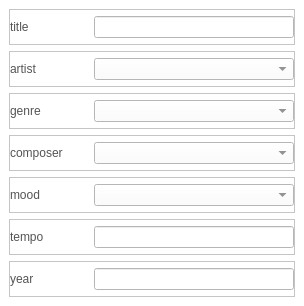
<?xml version="1.0" encoding="UTF-8"?>
<ui version="4.0">
 <class>CDRipTrackInfo</class>
 <widget class="QWidget" name="CDRipTrackInfo">
  <property name="geometry">
   <rect>
    <x>0</x>
    <y>0</y>
    <width>304</width>
    <height>306</height>
   </rect>
  </property>
  <property name="windowTitle">
   <string>Form</string>
  </property>
  <property name="styleSheet">
   <string notr="true">QLabel
{
	color: rgb(84, 84, 84);
	font: 14pt &quot;Segoe UI&quot;;
}
QComboBox
{
	color: rgb(84, 84, 84);
	font: 14pt &quot;Segoe UI&quot;;
}
QLineEdit
{
	color: rgb(84, 84, 84);
	font: 14pt &quot;Segoe UI&quot;;
}
QWidget
{
	background-color: rgb(255, 255, 255);
}</string>
  </property>
  <layout class="QVBoxLayout" name="verticalLayout">
   <property name="spacing">
    <number>6</number>
   </property>
   <property name="leftMargin">
    <number>9</number>
   </property>
   <property name="topMargin">
    <number>9</number>
   </property>
   <property name="rightMargin">
    <number>9</number>
   </property>
   <property name="bottomMargin">
    <number>9</number>
   </property>
   <item>
    <widget class="QFrame" name="frame">
     <property name="frameShape">
      <enum>QFrame::StyledPanel</enum>
     </property>
     <property name="frameShadow">
      <enum>QFrame::Raised</enum>
     </property>
     <layout class="QHBoxLayout" name="horizontalLayout">
      <property name="spacing">
       <number>0</number>
      </property>
      <property name="leftMargin">
       <number>0</number>
      </property>
      <property name="topMargin">
       <number>0</number>
      </property>
      <property name="rightMargin">
       <number>0</number>
      </property>
      <property name="bottomMargin">
       <number>0</number>
      </property>
      <item>
       <widget class="QLabel" name="label">
        <property name="text">
         <string>title</string>
        </property>
       </widget>
      </item>
      <item>
       <widget class="QLineEdit" name="lineEditTitle">
        <property name="minimumSize">
         <size>
          <width>200</width>
          <height>0</height>
         </size>
        </property>
        <property name="maximumSize">
         <size>
          <width>200</width>
          <height>16777215</height>
         </size>
        </property>
       </widget>
      </item>
     </layout>
    </widget>
   </item>
   <item>
    <widget class="QFrame" name="frame_2">
     <property name="frameShape">
      <enum>QFrame::StyledPanel</enum>
     </property>
     <property name="frameShadow">
      <enum>QFrame::Raised</enum>
     </property>
     <layout class="QHBoxLayout" name="horizontalLayout_2">
      <property name="spacing">
       <number>0</number>
      </property>
      <property name="leftMargin">
       <number>0</number>
      </property>
      <property name="topMargin">
       <number>0</number>
      </property>
      <property name="rightMargin">
       <number>0</number>
      </property>
      <property name="bottomMargin">
       <number>0</number>
      </property>
      <item>
       <widget class="QLabel" name="label_2">
        <property name="text">
         <string>artist</string>
        </property>
       </widget>
      </item>
      <item>
       <widget class="QComboBox" name="cbArtist">
        <property name="minimumSize">
         <size>
          <width>200</width>
          <height>0</height>
         </size>
        </property>
        <property name="maximumSize">
         <size>
          <width>200</width>
          <height>16777215</height>
         </size>
        </property>
       </widget>
      </item>
     </layout>
    </widget>
   </item>
   <item>
    <widget class="QFrame" name="frame_3">
     <property name="frameShape">
      <enum>QFrame::StyledPanel</enum>
     </property>
     <property name="frameShadow">
      <enum>QFrame::Raised</enum>
     </property>
     <layout class="QHBoxLayout" name="horizontalLayout_3">
      <property name="spacing">
       <number>0</number>
      </property>
      <property name="leftMargin">
       <number>0</number>
      </property>
      <property name="topMargin">
       <number>0</number>
      </property>
      <property name="rightMargin">
       <number>0</number>
      </property>
      <property name="bottomMargin">
       <number>0</number>
      </property>
      <item>
       <widget class="QLabel" name="label_3">
        <property name="text">
         <string>genre</string>
        </property>
       </widget>
      </item>
      <item>
       <widget class="QComboBox" name="cbGenre">
        <property name="minimumSize">
         <size>
          <width>200</width>
          <height>0</height>
         </size>
        </property>
        <property name="maximumSize">
         <size>
          <width>200</width>
          <height>16777215</height>
         </size>
        </property>
       </widget>
      </item>
     </layout>
    </widget>
   </item>
   <item>
    <widget class="QFrame" name="frame_4">
     <property name="frameShape">
      <enum>QFrame::StyledPanel</enum>
     </property>
     <property name="frameShadow">
      <enum>QFrame::Raised</enum>
     </property>
     <layout class="QHBoxLayout" name="horizontalLayout_4">
      <property name="spacing">
       <number>0</number>
      </property>
      <property name="leftMargin">
       <number>0</number>
      </property>
      <property name="topMargin">
       <number>0</number>
      </property>
      <property name="rightMargin">
       <number>0</number>
      </property>
      <property name="bottomMargin">
       <number>0</number>
      </property>
      <item>
       <widget class="QLabel" name="label_4">
        <property name="text">
         <string>composer</string>
        </property>
       </widget>
      </item>
      <item>
       <widget class="QComboBox" name="cbComposer">
        <property name="minimumSize">
         <size>
          <width>200</width>
          <height>0</height>
         </size>
        </property>
        <property name="maximumSize">
         <size>
          <width>200</width>
          <height>16777215</height>
         </size>
        </property>
       </widget>
      </item>
     </layout>
    </widget>
   </item>
   <item>
    <widget class="QFrame" name="frame_5">
     <property name="frameShape">
      <enum>QFrame::StyledPanel</enum>
     </property>
     <property name="frameShadow">
      <enum>QFrame::Raised</enum>
     </property>
     <layout class="QHBoxLayout" name="horizontalLayout_5">
      <property name="spacing">
       <number>0</number>
      </property>
      <property name="leftMargin">
       <number>0</number>
      </property>
      <property name="topMargin">
       <number>0</number>
      </property>
      <property name="rightMargin">
       <number>0</number>
      </property>
      <property name="bottomMargin">
       <number>0</number>
      </property>
      <item>
       <widget class="QLabel" name="label_5">
        <property name="text">
         <string>mood</string>
        </property>
       </widget>
      </item>
      <item>
       <widget class="QComboBox" name="cbMood">
        <property name="minimumSize">
         <size>
          <width>200</width>
          <height>0</height>
         </size>
        </property>
        <property name="maximumSize">
         <size>
          <width>200</width>
          <height>16777215</height>
         </size>
        </property>
       </widget>
      </item>
     </layout>
    </widget>
   </item>
   <item>
    <widget class="QFrame" name="frame_9">
     <property name="frameShape">
      <enum>QFrame::StyledPanel</enum>
     </property>
     <property name="frameShadow">
      <enum>QFrame::Raised</enum>
     </property>
     <layout class="QHBoxLayout" name="horizontalLayout_9">
      <property name="spacing">
       <number>0</number>
      </property>
      <property name="leftMargin">
       <number>0</number>
      </property>
      <property name="topMargin">
       <number>0</number>
      </property>
      <property name="rightMargin">
       <number>0</number>
      </property>
      <property name="bottomMargin">
       <number>0</number>
      </property>
      <item>
       <widget class="QLabel" name="label_9">
        <property name="text">
         <string>tempo</string>
        </property>
       </widget>
      </item>
      <item>
       <widget class="QLineEdit" name="lineEditTempo">
        <property name="minimumSize">
         <size>
          <width>200</width>
          <height>0</height>
         </size>
        </property>
        <property name="maximumSize">
         <size>
          <width>200</width>
          <height>16777215</height>
         </size>
        </property>
       </widget>
      </item>
     </layout>
    </widget>
   </item>
   <item>
    <widget class="QFrame" name="frame_10">
     <property name="frameShape">
      <enum>QFrame::StyledPanel</enum>
     </property>
     <property name="frameShadow">
      <enum>QFrame::Raised</enum>
     </property>
     <layout class="QHBoxLayout" name="horizontalLayout_10">
      <property name="spacing">
       <number>0</number>
      </property>
      <property name="leftMargin">
       <number>0</number>
      </property>
      <property name="topMargin">
       <number>0</number>
      </property>
      <property name="rightMargin">
       <number>0</number>
      </property>
      <property name="bottomMargin">
       <number>0</number>
      </property>
      <item>
       <widget class="QLabel" name="label_10">
        <property name="text">
         <string>year</string>
        </property>
       </widget>
      </item>
      <item>
       <widget class="QLineEdit" name="lineEditYear">
        <property name="minimumSize">
         <size>
          <width>200</width>
          <height>0</height>
         </size>
        </property>
        <property name="maximumSize">
         <size>
          <width>200</width>
          <height>16777215</height>
         </size>
        </property>
       </widget>
      </item>
     </layout>
    </widget>
   </item>
  </layout>
 </widget>
 <resources/>
 <connections/>
</ui>
